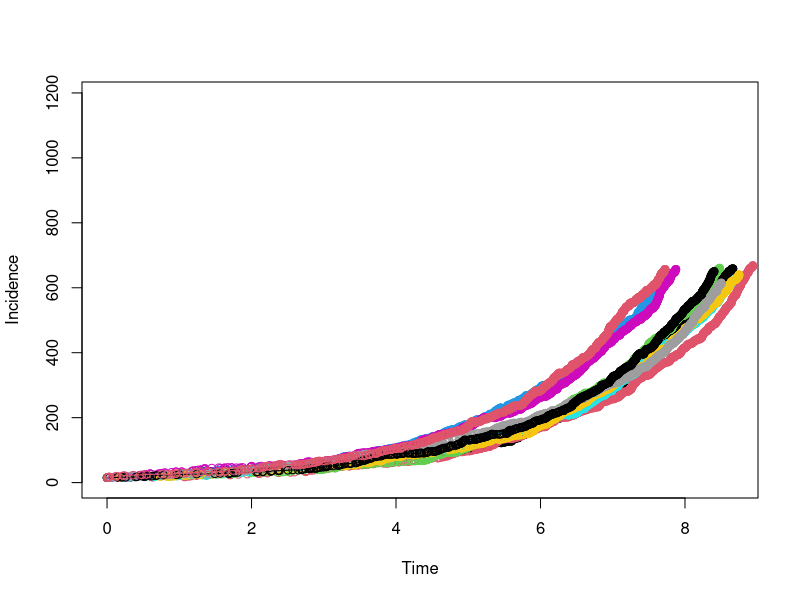

Recreate this plot in R.
## ---- chunk 1
knitr::opts_chunk$set(echo = TRUE)
## ---- chunk 2
onestep <- function (x, params) {  #function to calculate one step of stochastic SIR
  X <- x[2]                            #local variable for susceptibles
  Y <- x[3]                            #local variable for infecteds
  Z <- x[4]                            #local variable for recovereds
  N <- X+Y+Z                           #total population size (subject to demographic change)
  with(                                #use with as in deterministic model to simplify code
       as.list(params), 
       {
         rates <- c(beta*X*Y/N, gamma*Y)
         changes <- matrix(c(-1, 1, 0,
                              0,-1, 1),
                           ncol=3, byrow=TRUE)
         tau <- -log(runif(1)) / sum(rates)   # exponential waiting time
         U <- runif(1)       #uniform random deviate
         m <- min(which(cumsum(rates)>=U*sum(rates)))
         x <- x[2:4] + changes[m,]
         return(out <- c(tau, x))
       }
       )
}
## ---- chunk 3
model <- function (x, params, nstep) {  #function to simulate stochastic SIR
  output <- array(dim=c(nstep+1,4))         #set up array to store results
  colnames(output) <- c("time","X","Y","Z") #name variables
  output[1,] <- x                           #first record of output is initial condition
  for (k in 1:nstep) {                      #iterate for nstep steps
    output[k+1,] <- x <- onestep(x,params)
  }
  output                                    #return output
}
## ---- chunk 4
set.seed(1252019)                #set seed

evaluate <- function(){
  nsims <- 10                       #number of simulations
  pop.size <- 11081000                   #total population size
  Y0 <- 15                           #initial number infected
  X0 <- round(pop.size)        #initial number susceptible 
  nstep <- 1000                     #number of events to simulate
  xstart <- c(time=0,X=X0,Y=Y0,Z=pop.size-X0-Y0) #initial conditions
  params <- list(beta=0.6,gamma=1/7) #parameters
  data <- vector(mode='list',length=nsims) #initialize list to store the output
  for (k in 1:nsims) {              #simulate nsims times
    data[[k]] <- as.data.frame(model(xstart,params,nstep))
    data[[k]]$cum.time <- cumsum(data[[k]]$time)
  }
  max.time<-data[[1]]$cum.time[max(which(data[[1]]$Y>0))] #maximum time in first simulation
  max.y<-1.8*max(data[[1]]$Y)       #find max infected in run 1 and increase by 80% for plot
  plot(Y~cum.time,data=data[[1]],xlab='Time',ylab='Incidence',col=1,xlim=c(0,max.time),ylim=c(0,max.y))
  for (k in 1:nsims) {              #add multiple epidemics to plot
    lines(Y~cum.time,data=data[[k]],col=k,type='o')
  }
}

evaluate()
